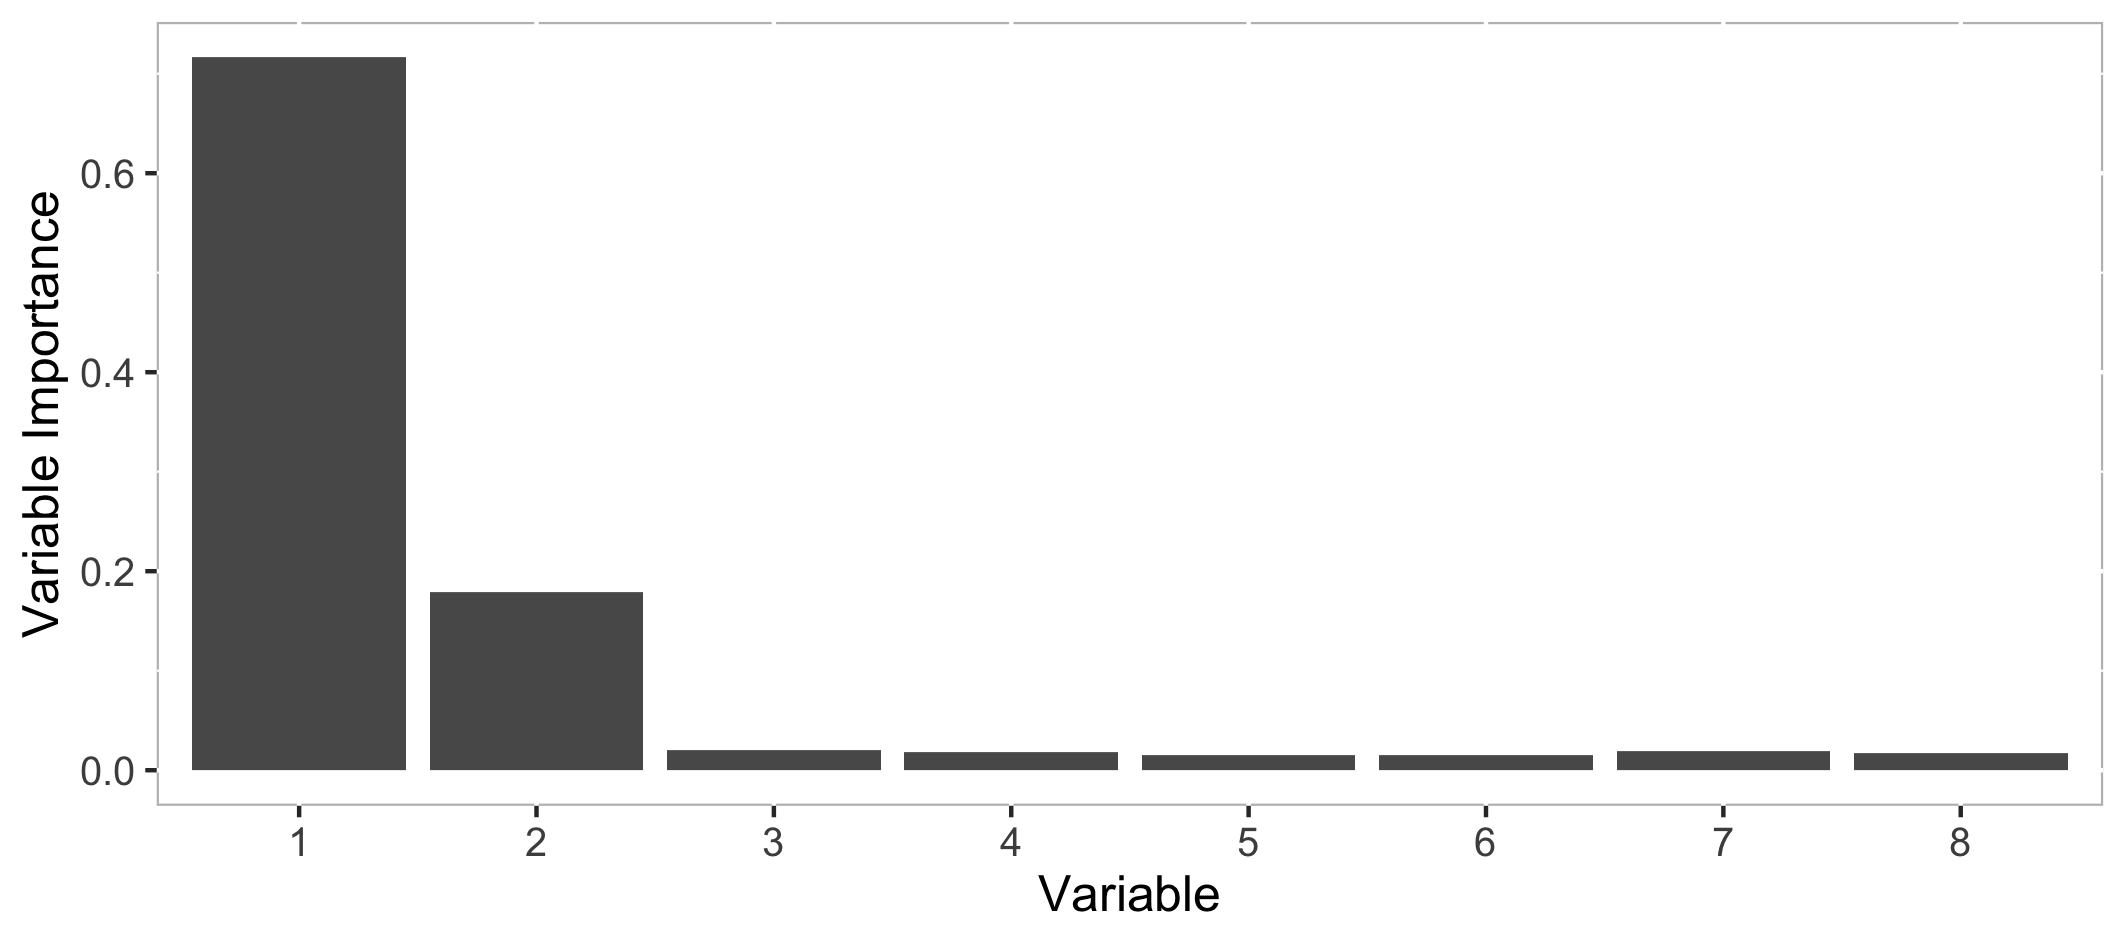

R code for this plot:
# Simulation on data drawn according to Design 1 in the presence of Strong Treatment Effect Heterogeneity
# Visualization of Variable Importance

library(ggplot2)
library(tidyverse)

load("01_Heterogeneity/03_VarImp_linear.RData")

cf <- t(result[c("cf.varimp.1",
                 "cf.varimp.2",
                 "cf.varimp.3",
                 "cf.varimp.4",
                 "cf.varimp.5",
                 "cf.varimp.6",
                 "cf.varimp.7",
                 "cf.varimp.8")])

df <- data.frame(var = rownames(cf),
                 cf = cf)

ggplot(df, aes(x=var, y=cf)) +
  geom_bar(stat = "identity")+
  scale_x_discrete(labels = c(1,2,3,4,5,6,7,8)) +
  theme(panel.background = element_rect(fill="white",colour="grey"), text = element_text(size=12),  legend.title = element_blank()) +
  labs(y="Variable Importance", x="Variable")

ggsave("01_Heterogeneity/03_Figure4.png",  width=18, height = 8, units = "cm")